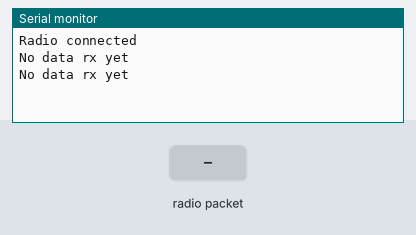
Recording of a sketch running on a simulated Arduino Uno, built with avr-gcc and run on an emulated ATmega328P. Shown: the last lines printed to the serial monitor. The test bench sets the inputs (shaded band). No radio packets arrive unless stated.

Above: at 1.8 s.
1.9 s: radio packet "1" arrives
At 2.8 s:
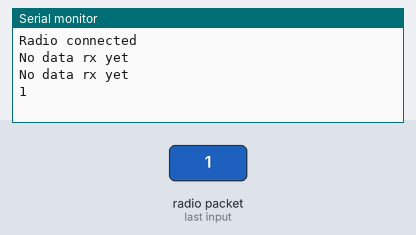
3.5 s: radio packet "0" arrives
At 4.5 s:
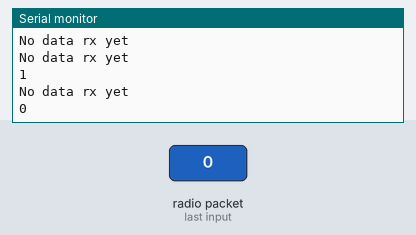
5.0 s: radio packet "2" arrives
At 5.8 s:
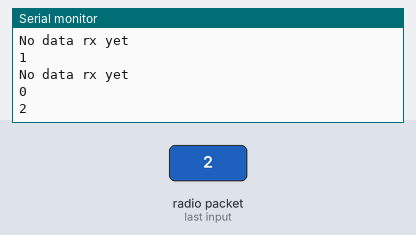

The sketch:

NRF_Receiver.ino
```cpp
#include <RF24_config.h>
#include <printf.h>
#include <SPI.h>
#include <nRF24L01.h>
#include <RF24.h>

RF24 radio(7, 8);
const byte address[5] = { 0xE7, 0xE7, 0xE7, 0xE7, 0xE7 };

void setup()
{
    Serial.begin(115200);

    if(!radio.begin())
    {
        Serial.println("Failed radio startup");
        while(1);
    }

    Serial.println("Radio connected");

    radio.setChannel(0);
    radio.openReadingPipe(0, address);
    radio.setPALevel(RF24_PA_MAX);
    radio.setAutoAck(true);

    radio.startListening();
}

void loop()
{
    if(radio.available())
    {
        char text[32] = "";
        radio.read(&text, sizeof(text));
        Serial.println(text);
    }
    else
    {
        Serial.println("No data rx yet");
    }

    delay(1000);
}
```

Measured:
- after the input at 1.9 s, the serial monitor: prints a new line after 0.11 s (image 1)
- after the input at 3.5 s, the serial monitor: prints a new line after 0.51 s (image 2)
- after the input at 5.0 s, the serial monitor: prints a new line at once (image 3)
